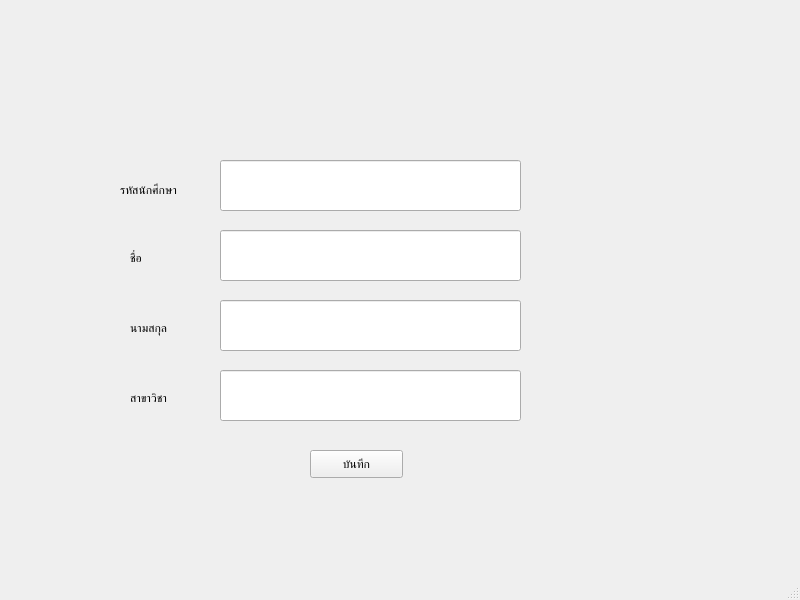
<?xml version="1.0" encoding="UTF-8"?>
<ui version="4.0">
 <class>MainWindow</class>
 <widget class="QMainWindow" name="MainWindow">
  <property name="geometry">
   <rect>
    <x>0</x>
    <y>0</y>
    <width>800</width>
    <height>600</height>
   </rect>
  </property>
  <property name="windowTitle">
   <string>MainWindow</string>
  </property>
  <widget class="QWidget" name="centralwidget">
   <widget class="QPushButton" name="pushButton">
    <property name="geometry">
     <rect>
      <x>310</x>
      <y>450</y>
      <width>93</width>
      <height>28</height>
     </rect>
    </property>
    <property name="text">
     <string>บันทึก</string>
    </property>
   </widget>
   <widget class="QLineEdit" name="lineEdit">
    <property name="geometry">
     <rect>
      <x>220</x>
      <y>160</y>
      <width>301</width>
      <height>51</height>
     </rect>
    </property>
   </widget>
   <widget class="QLineEdit" name="lineEdit_2">
    <property name="geometry">
     <rect>
      <x>220</x>
      <y>230</y>
      <width>301</width>
      <height>51</height>
     </rect>
    </property>
   </widget>
   <widget class="QLineEdit" name="lineEdit_3">
    <property name="geometry">
     <rect>
      <x>220</x>
      <y>300</y>
      <width>301</width>
      <height>51</height>
     </rect>
    </property>
   </widget>
   <widget class="QLineEdit" name="lineEdit_4">
    <property name="geometry">
     <rect>
      <x>220</x>
      <y>370</y>
      <width>301</width>
      <height>51</height>
     </rect>
    </property>
   </widget>
   <widget class="QLabel" name="label">
    <property name="geometry">
     <rect>
      <x>120</x>
      <y>180</y>
      <width>81</width>
      <height>20</height>
     </rect>
    </property>
    <property name="text">
     <string>รหัสนักศึกษา</string>
    </property>
   </widget>
   <widget class="QLabel" name="label_2">
    <property name="geometry">
     <rect>
      <x>130</x>
      <y>250</y>
      <width>55</width>
      <height>16</height>
     </rect>
    </property>
    <property name="text">
     <string>ชื่อ</string>
    </property>
   </widget>
   <widget class="QLabel" name="label_3">
    <property name="geometry">
     <rect>
      <x>130</x>
      <y>320</y>
      <width>55</width>
      <height>16</height>
     </rect>
    </property>
    <property name="text">
     <string>นามสกุล</string>
    </property>
   </widget>
   <widget class="QLabel" name="label_4">
    <property name="geometry">
     <rect>
      <x>130</x>
      <y>390</y>
      <width>55</width>
      <height>16</height>
     </rect>
    </property>
    <property name="text">
     <string>สาขาวิชา</string>
    </property>
   </widget>
  </widget>
  <widget class="QMenuBar" name="menubar">
   <property name="geometry">
    <rect>
     <x>0</x>
     <y>0</y>
     <width>800</width>
     <height>26</height>
    </rect>
   </property>
  </widget>
  <widget class="QStatusBar" name="statusbar"/>
 </widget>
 <resources/>
 <connections/>
</ui>
